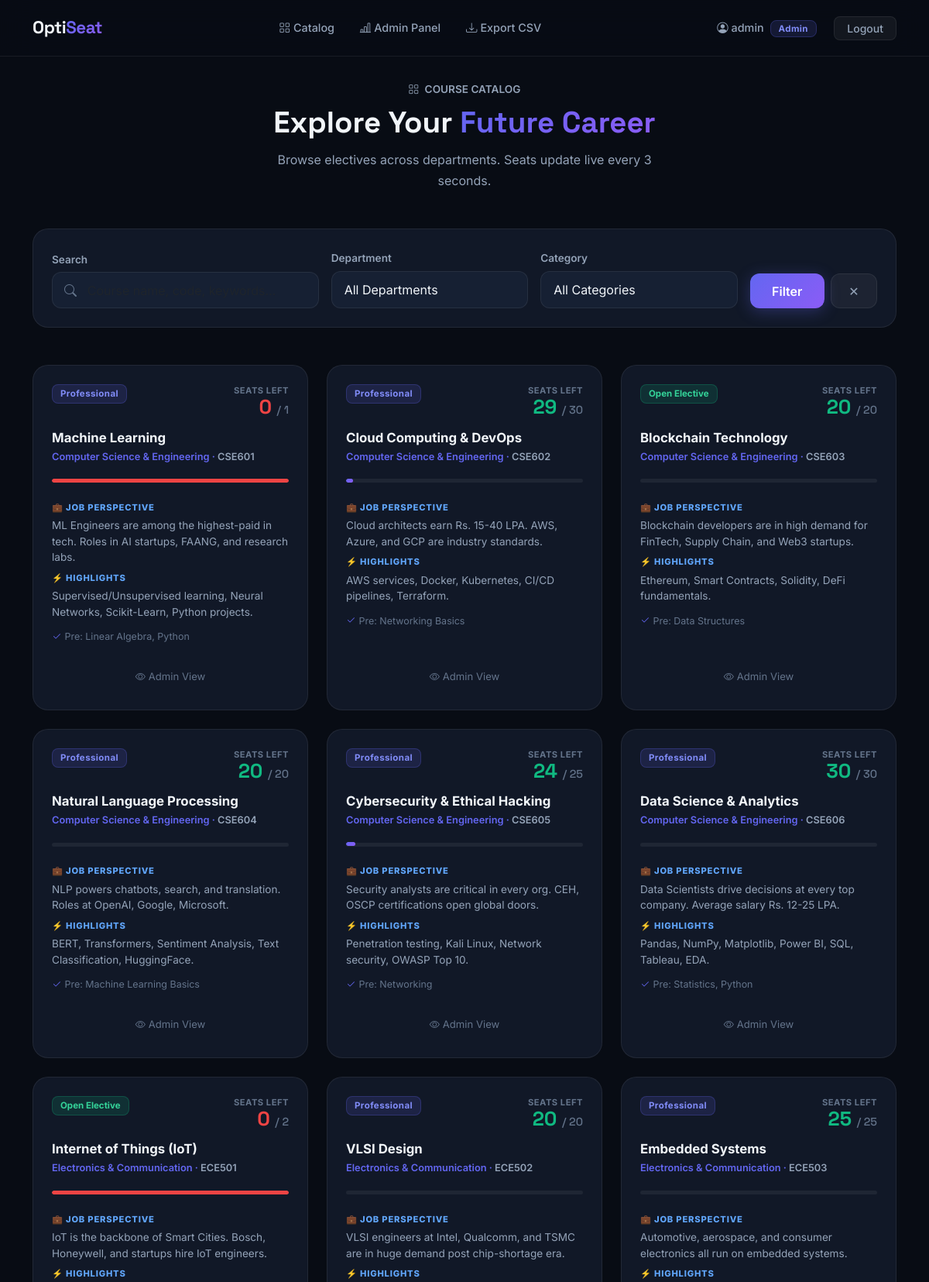
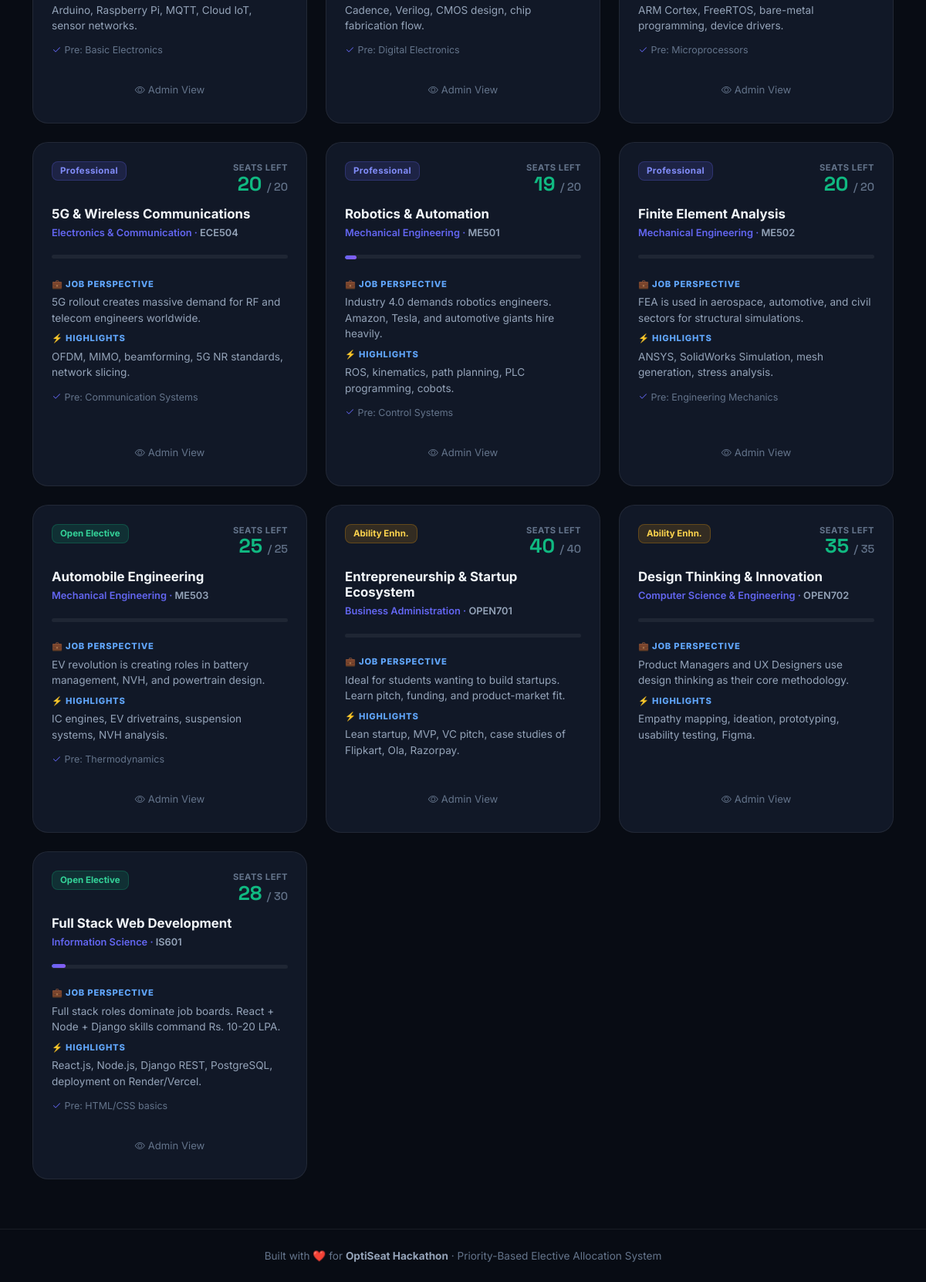
/catalog/ (signed in), run on the app's committed database (2 pictures, top to bottom).
### electives/models.py (models this page shows, shortened)
class Course(models.Model):
    name = models.CharField(max_length=200)
    code = models.CharField(max_length=20, unique=True)
    department = models.ForeignKey(Department, on_delete=models.CASCADE, related_name='courses')
    category = models.CharField(max_length=20, choices=CATEGORY_CHOICES)
    job_perspective = models.TextField()
    salient_features = models.TextField(blank=True)
    prerequisites = models.TextField(blank=True, default='None')
    is_open_elective = models.BooleanField(default=False)
    capacity = models.PositiveIntegerField(default=30)
    current_seats = models.PositiveIntegerField(default=0)
    @property
    def available_seats(self):
        return max(self.capacity - self.current_seats, 0)
    @property
    def fill_percentage(self):
        if self.capacity == 0:
            return 0
        return int((self.current_seats / self.capacity) * 100)

class Department(models.Model):
    name = models.CharField(max_length=100)
    code = models.CharField(max_length=10, unique=True)

### electives/views.py (the view)
# urls.py: path('catalog/',          views.catalog,             name='catalog'),
def catalog(request):
    courses   = Course.objects.select_related('department').all()
    cat_filter  = request.GET.get('category', '')
    dept_filter = request.GET.get('department', '')
    q_filter    = request.GET.get('q', '')
    if cat_filter:
        courses = courses.filter(category=cat_filter)
    if dept_filter:
        courses = courses.filter(department__code=dept_filter)
    if q_filter:
        courses = courses.filter(
            Q(name__icontains=q_filter) |
            Q(code__icontains=q_filter) |
            Q(job_perspective__icontains=q_filter)
        )
    student = get_student_or_none(request.user) if request.user.is_authenticated else None
    return render(request, 'electives/catalog.html', {
        'courses':      courses,
        'departments':  Department.objects.all(),
        'category_filter': cat_filter,
        'dept_filter':  dept_filter,
        'q_filter':     q_filter,
        'is_student':   student is not None,
    })

### electives/views.py (called while the page is built)
def get_student_or_none(user):
    try:
        return user.student
    except Exception:
        return None

### templates/electives/catalog.html (shortened to what this page needs)
{% extends 'base.html' %}
{% block content %}
<div class="container">
  <div class="text-center mb-5 fade-up">
    <div style="color:var(--muted2);font-size:.85rem;font-weight:600;margin-bottom:.6rem;"><i class="bi bi-grid me-1"></i> COURSE CATALOG</div>
    <h1 class="section-title" style="font-size:2.4rem;">Explore Your <span class="text-grad">Future Career</span></h1>
    <p style="color:var(--muted2);max-width:520px;margin:0 auto;margin-top:.7rem;line-height:1.7;">
      Browse electives across departments. Seats update live every 3 seconds.
    </p>
  </div>
  <div class="glass-card p-4 mb-5 fade-up delay-1">
    <form method="get" id="filterForm">
      <div class="row g-3 align-items-end">
        <div class="col-lg-4">
          <label class="form-label">Search</label>
          <div class="position-relative">
            <i class="bi bi-search position-absolute" style="left:1rem;top:50%;transform:translateY(-50%);color:var(--muted);"></i>
            <input type="text" name="q" value="{{ q_filter }}" class="form-control search-box" placeholder="Course name, code, keywords…">
          </div>
        </div>
        <div class="col-lg-3">
          <label class="form-label">Department</label>
          <select name="department" class="form-select">
            <option value="">All Departments</option>
          </select>
        </div>
        <div class="col-lg-3">
          <label class="form-label">Category</label>
          <select name="category" class="form-select">
            <option value="">All Categories</option>
          </select>
        </div>
        <div class="col-lg-2">
          <div class="d-flex gap-2">
            <button type="submit" class="btn btn-accent flex-grow-1">Filter</button>
            <a href="{% url 'catalog' %}" class="btn btn-ghost">✕</a>
          </div>
        </div>
      </div>
    </form>
  </div>
  <div class="row g-4" id="courseGrid">
    {% for course in courses %}
    <div class="col-md-6 col-xl-4 fade-up" style="animation-delay:{{ forloop.counter0 }}00ms;">
      <div class="glass-card p-4 h-100 d-flex flex-column">
        <div class="d-flex justify-content-between align-items-start mb-3">
          {% if course.category == 'PROFESSIONAL' %}
            <span class="badge-pro">Professional</span>
          {% elif course.category == 'OPEN' %}
            <span class="badge-open">Open Elective</span>
          {% else %}
            <span class="badge-ability">Ability Enhn.</span>
          {% endif %}
          <div class="text-end">
            <div style="color:var(--muted);font-size:.7rem;font-weight:700;text-transform:uppercase;letter-spacing:.5px;">Seats Left</div>
            <div style="font-family:'Space Grotesk',sans-serif;font-size:1.6rem;font-weight:800;line-height:1;">
              <span class="seat-counter {% if course.available_seats < 3 %}seat-low{% else %}seat-ok{% endif %}"
                    data-course-id="{{ course.id }}">{{ course.available_seats }}</span>
              <span style="font-size:.9rem;color:var(--muted);font-weight:500;">/ {{ course.capacity }}</span>
            </div>
          </div>
        </div>
        <h3 style="font-weight:700;font-size:1.05rem;margin-bottom:.3rem;">{{ course.name }}</h3>
        <div style="color:var(--accent);font-size:.8rem;font-weight:600;margin-bottom:1.2rem;">
          {{ course.department.name }} · <span style="color:var(--muted2);">{{ course.code }}</span>
        </div>
        <div class="progress mb-4" style="height:5px;">
          <div class="progress-bar-accent" style="width:{{ course.fill_percentage }}%;{% if course.available_seats == 0 %}background:var(--red)!important;{% endif %}"></div>
        </div>
        <div class="flex-grow-1">
          <div class="mb-2">
            <div style="color:#60A5FA;font-size:.7rem;font-weight:800;text-transform:uppercase;letter-spacing:.8px;margin-bottom:.3rem;">💼 Job Perspective</div>
            <p style="color:var(--muted2);font-size:.85rem;line-height:1.5;margin:0;">{{ course.job_perspective|truncatewords:18 }}</p>
          </div>
          {% if course.salient_features %}
          <div class="mt-2 mb-2">
            <div style="color:#60A5FA;font-size:.7rem;font-weight:800;text-transform:uppercase;letter-spacing:.8px;margin-bottom:.3rem;">⚡ Highlights</div>
            <p style="color:var(--muted2);font-size:.85rem;line-height:1.5;margin:0;">{{ course.salient_features|truncatewords:12 }}</p>
          </div>
          {% endif %}
          {% if course.prerequisites and course.prerequisites != 'None' %}
          <div class="mt-2">
            <span style="color:var(--muted);font-size:.78rem;"><i class="bi bi-check2 text-accent me-1"></i>Pre: {{ course.prerequisites }}</span>
          </div>
          {% endif %}
        </div>
        <div class="mt-4">
          {% if user.is_authenticated and is_student %}
            <a href="{% url 'submit_preference' %}" class="btn btn-accent w-100 {% if course.available_seats == 0 %}opacity-50{% endif %}"
               {% if course.available_seats == 0 %}style="pointer-events:none;"{% endif %}>
              {% if course.available_seats > 0 %}
                <i class="bi bi-plus-lg me-1"></i> Add to Preferences
              {% else %}
                <i class="bi bi-x-circle me-1"></i> Fully Booked
              {% endif %}
            </a>
          {% elif user.is_staff %}
            <div class="text-center py-2" style="color:var(--muted);font-size:.82rem;"><i class="bi bi-eye me-1"></i>Admin View</div>
          {% else %}
            <a href="{% url 'login' %}" class="btn btn-outline-accent w-100">
              <i class="bi bi-box-arrow-in-right me-1"></i> Login to Opt-In
            </a>
          {% endif %}
        </div>
      </div>
    </div>
    {% empty %}
    <div class="col-12 text-center py-5" style="color:var(--muted);">
      <div style="font-size:3rem;margin-bottom:1rem;">🔍</div>
      <h5 style="font-weight:600;margin-bottom:.5rem;">No courses match your filters</h5>
      <a href="{% url 'catalog' %}" class="btn btn-ghost mt-2">Clear Filters</a>
    </div>
    {% endfor %}
  </div>
</div>
{% endblock %}

### templates/base.html (shortened to what this page needs)
<!DOCTYPE html>
<html lang="en" data-theme="dark">
<head>
    <link href="https://cdn.jsdelivr.net/npm/bootstrap@5.3.2/dist/css/bootstrap.min.css" rel="stylesheet">
    <link href="https://cdn.jsdelivr.net/npm/bootstrap-icons@1.11.3/font/bootstrap-icons.css" rel="stylesheet">
</head>
<body>
<nav class="navbar navbar-expand-lg">
  <div class="container">
    <a class="navbar-brand" href="{% url 'landing' %}">Opti<span>Seat</span></a>
    <div class="collapse navbar-collapse" id="nav">
      <ul class="navbar-nav mx-auto gap-1">
        <li class="nav-item"><a class="nav-link" href="{% url 'catalog' %}"><i class="bi bi-grid me-1"></i>Catalog</a></li>
        {% if user.is_authenticated %}
          {% if not user.is_staff %}
            <li class="nav-item"><a class="nav-link" href="{% url 'student_dashboard' %}"><i class="bi bi-speedometer2 me-1"></i>Dashboard</a></li>
            <li class="nav-item"><a class="nav-link" href="{% url 'submit_preference' %}"><i class="bi bi-list-ol me-1"></i>My Preferences</a></li>
            <li class="nav-item"><a class="nav-link" href="{% url 'my_results' %}"><i class="bi bi-award me-1"></i>Results</a></li>
            <li class="nav-item"><a class="nav-link" href="{% url 'recommendations' %}"><i class="bi bi-stars me-1"></i>AI Picks</a></li>
          {% else %}
            <li class="nav-item"><a class="nav-link" href="{% url 'admin_dashboard' %}"><i class="bi bi-bar-chart-line me-1"></i>Admin Panel</a></li>
            <li class="nav-item"><a class="nav-link" href="{% url 'export_csv' %}"><i class="bi bi-download me-1"></i>Export CSV</a></li>
          {% endif %}
        {% endif %}
      </ul>
      <ul class="navbar-nav align-items-center gap-2">
        {% if user.is_authenticated %}
          <li class="nav-item">
            <span class="nav-link text-muted-custom pe-0">
              <i class="bi bi-person-circle me-1"></i>{{ user.username }}
              {% if user.is_staff %}<small class="badge-pro ms-1">Admin</small>{% endif %}
            </span>
          </li>
          <li class="nav-item">
            <a href="{% url 'logout' %}" class="btn-ghost btn btn-sm rounded-3 py-1 px-3">Logout</a>
          </li>
        {% else %}
          <li class="nav-item">
            <a href="{% url 'login' %}" class="btn btn-accent btn-sm">Login →</a>
          </li>
        {% endif %}
      </ul>
    </div>
  </div>
</nav>
<div class="page-wrapper">
  {% block content %}{% endblock %}
</div>
<footer style="border-top:1px solid var(--border); padding: 1.5rem 0; text-align:center; color:var(--muted); font-size:.85rem;">
  <div class="container">
    Built with ❤️ for <strong style="color:var(--muted2)">OptiSeat Hackathon</strong> · Priority-Based Elective Allocation System
  </div>
</footer>
</body>
</html>

### templates/electives/catalog.html (style rules this page uses)
.seat-low { color:var(--red)!important; animation:pulse 2s infinite; }
.seat-ok { color:var(--green)!important; }
.search-box { background:var(--card2)!important;border:1px solid var(--border)!important;color:var(--text)!important;border-radius:12px;padding:.65rem 1rem .65rem 2.8rem!important; }

### data on the page
Course: category "Professional", available_seats "0", capacity "1", name "Machine Learning", department.name "Computer Science & Engineering", code "CSE601", job_perspective "ML Engineers are among the highest-paid in tech. Roles in AI startups, FAANG, and research labs.", salient_features "Supervised/Unsupervised learning, Neural Networks, Scikit-Learn, Python projects.", prerequisites "Linear Algebra, Python"
Course: category "Professional", available_seats "29", capacity "30", name "Cloud Computing & DevOps", department.name "Computer Science & Engineering", code "CSE602", job_perspective "Cloud architects earn Rs. 15-40 LPA. AWS, Azure, and GCP are industry standards.", salient_features "AWS services, Docker, Kubernetes, CI/CD pipelines, Terraform.", prerequisites "Networking Basics"
Course: category "Open Elective", available_seats "20", capacity "20", name "Blockchain Technology", department.name "Computer Science & Engineering", code "CSE603", job_perspective "Blockchain developers are in high demand for FinTech, Supply Chain, and Web3 startups.", salient_features "Ethereum, Smart Contracts, Solidity, DeFi fundamentals.", prerequisites "Data Structures"
Course: category "Professional", available_seats "20", capacity "20", name "Natural Language Processing", department.name "Computer Science & Engineering", code "CSE604", job_perspective "NLP powers chatbots, search, and translation. Roles at OpenAI, Google, Microsoft.", salient_features "BERT, Transformers, Sentiment Analysis, Text Classification, HuggingFace.", prerequisites "Machine Learning Basics"
Course: category "Professional", available_seats "24", capacity "25", name "Cybersecurity & Ethical Hacking", department.name "Computer Science & Engineering", code "CSE605", job_perspective "Security analysts are critical in every org. CEH, OSCP certifications open global doors.", salient_features "Penetration testing, Kali Linux, Network security, OWASP Top 10.", prerequisites "Networking"
Course: category "Professional", available_seats "30", capacity "30", name "Data Science & Analytics", department.name "Computer Science & Engineering", code "CSE606", job_perspective "Data Scientists drive decisions at every top company. Average salary Rs. 12-25 LPA.", salient_features "Pandas, NumPy, Matplotlib, Power BI, SQL, Tableau, EDA.", prerequisites "Statistics, Python"
Course: category "Open Elective", available_seats "0", capacity "2", name "Internet of Things (IoT)", department.name "Electronics & Communication", code "ECE501", job_perspective "IoT is the backbone of Smart Cities. Bosch, Honeywell, and startups hire IoT engineers.", salient_features "Arduino, Raspberry Pi, MQTT, Cloud IoT, sensor networks.", prerequisites "Basic Electronics"
Course: category "Professional", available_seats "20", capacity "20", name "VLSI Design", department.name "Electronics & Communication", code "ECE502", job_perspective "VLSI engineers at Intel, Qualcomm, and TSMC are in huge demand post chip-shortage era.", salient_features "Cadence, Verilog, CMOS design, chip fabrication flow.", prerequisites "Digital Electronics"
Course: category "Professional", available_seats "25", capacity "25", name "Embedded Systems", department.name "Electronics & Communication", code "ECE503", job_perspective "Automotive, aerospace, and consumer electronics all run on embedded systems.", salient_features "ARM Cortex, FreeRTOS, bare-metal programming, device drivers.", prerequisites "Microprocessors"
Course: category "Professional", available_seats "20", capacity "20", name "5G & Wireless Communications", department.name "Electronics & Communication", code "ECE504", job_perspective "5G rollout creates massive demand for RF and telecom engineers worldwide.", salient_features "OFDM, MIMO, beamforming, 5G NR standards, network slicing.", prerequisites "Communication Systems"
Course: category "Professional", available_seats "19", capacity "20", name "Robotics & Automation", department.name "Mechanical Engineering", code "ME501", job_perspective "Industry 4.0 demands robotics engineers. Amazon, Tesla, and automotive giants hire heavily.", salient_features "ROS, kinematics, path planning, PLC programming, cobots.", prerequisites "Control Systems"
Course: category "Professional", available_seats "20", capacity "20", name "Finite Element Analysis", department.name "Mechanical Engineering", code "ME502", job_perspective "FEA is used in aerospace, automotive, and civil sectors for structural simulations.", salient_features "ANSYS, SolidWorks Simulation, mesh generation, stress analysis.", prerequisites "Engineering Mechanics"
Course: category "Open Elective", available_seats "25", capacity "25", name "Automobile Engineering", department.name "Mechanical Engineering", code "ME503", job_perspective "EV revolution is creating roles in battery management, NVH, and powertrain design.", salient_features "IC engines, EV drivetrains, suspension systems, NVH analysis.", prerequisites "Thermodynamics"
Course: category "Ability Enhn.", available_seats "40", capacity "40", name "Entrepreneurship & Startup Ecosystem", department.name "Business Administration", code "OPEN701", job_perspective "Ideal for students wanting to build startups. Learn pitch, funding, and product-market fit.", salient_features "Lean startup, MVP, VC pitch, case studies of Flipkart, Ola, Razorpay."
Course: category "Ability Enhn.", available_seats "35", capacity "35", name "Design Thinking & Innovation", department.name "Computer Science & Engineering", code "OPEN702", job_perspective "Product Managers and UX Designers use design thinking as their core methodology.", salient_features "Empathy mapping, ideation, prototyping, usability testing, Figma."
Course: category "Open Elective", available_seats "28", capacity "30", name "Full Stack Web Development", department.name "Information Science", code "IS601", job_perspective "Full stack roles dominate job boards. React + Node + Django skills command Rs. 10-20 LPA.", salient_features "React.js, Node.js, Django REST, PostgreSQL, deployment on Render/Vercel.", prerequisites "HTML/CSS basics"

### other printed values
{{ user.username }} "admin"
